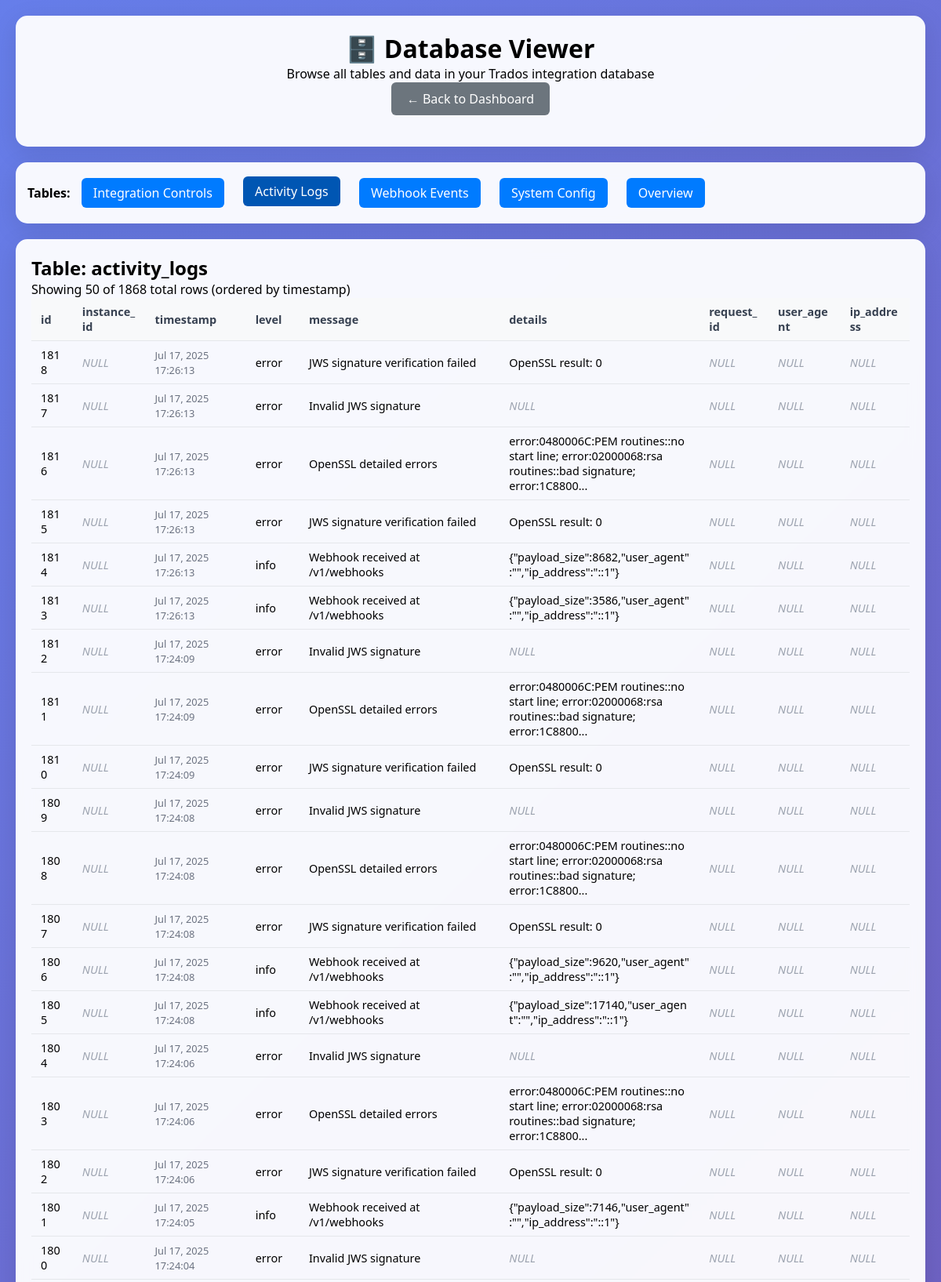
/database-viewer.php?table=activity_logs&page=2 (upper part), run on the app's committed database.
### tables this page shows
CREATE TABLE activity_logs (
            id INTEGER PRIMARY KEY AUTOINCREMENT,
            instance_id TEXT,
            timestamp DATETIME DEFAULT CURRENT_TIMESTAMP,
            level TEXT DEFAULT 'info' CHECK(level IN ('success', 'info', 'warning', 'error')),
            message TEXT NOT NULL,
            details TEXT,
            request_id TEXT,
            user_agent TEXT,
            ip_address TEXT
        );

### database-viewer.php (the view, shortened to what this page needs)
<?php
require_once 'includes/database.php';
$selectedTable = $_GET['table'] ?? null;
$page = max(1, (int)($_GET['page'] ?? 1));
$perPage = 50;
$offset = ($page - 1) * $perPage;
?>
<!DOCTYPE html>
<html lang="en">
<head>
</head>
<body>
    <div class="container">
        <div class="header">
            <h1>🗄️ Database Viewer</h1>
            <p>Browse all tables and data in your Trados integration database</p>
            <a href="index.php" class="back-link">← Back to Dashboard</a>
        </div>
        <div class="nav">
            <strong>Tables:</strong>
            <a href="?table=integration_controls" <?php echo $selectedTable === 'integration_controls' ? 'class="active"' : ''; ?>>
                Integration Controls
            </a>
            <a href="?table=activity_logs" <?php echo $selectedTable === 'activity_logs' ? 'class="active"' : ''; ?>>
                Activity Logs
            </a>
            <a href="?table=webhook_events" <?php echo $selectedTable === 'webhook_events' ? 'class="active"' : ''; ?>>
                Webhook Events
            </a>
            <a href="?table=system_config" <?php echo $selectedTable === 'system_config' ? 'class="active"' : ''; ?>>
                System Config
            </a>
            <a href="?" <?php echo !$selectedTable ? 'class="active"' : ''; ?>>
                Overview
            </a>
        </div>
        <div class="content">
            <?php if (!$selectedTable): ?>
                <h2>Database Overview</h2>
                <?php
                $tables = ['integration_controls', 'activity_logs', 'webhook_events', 'system_config'];
                $stats = [];
                foreach ($tables as $table) {
                    try {
                        $stmt = $pdo->query("SELECT COUNT(*) as count FROM `$table`");
                        $stats[$table] = $stmt->fetch()['count'];
                    } catch (PDOException $e) {
                        $stats[$table] = 'Error';
                        echo "<div class='error'>Error getting count for table '$table': " . htmlspecialchars($e->getMessage()) . "</div>";
                    }
                }
                try {
                    $stmt = $pdo->query("SELECT sqlite_version() as version");
                    $version = 'SQLite ' . $stmt->fetch()['version'];
                    $database_file = __DIR__ . '/data/trados.db';
                    $size_mb = file_exists($database_file) ? round(filesize($database_file) / 1024 / 1024, 2) : 0;
                } catch (Exception $e) {
                    $version = 'Unknown';
                    $size_mb = 0;
                    echo "<div class='error'>Error getting database info: " . htmlspecialchars($e->getMessage()) . "</div>";
                }
                ?>
                <div class="stats">
                    <div class="stat-card">
                        <div class="stat-number"><?php echo $stats['integration_controls']; ?></div>
                        <div>Integration Controls</div>
                    </div>
                    <div class="stat-card">
                        <div class="stat-number"><?php echo $stats['activity_logs']; ?></div>
                        <div>Activity Logs</div>
                    </div>
                    <div class="stat-card">
                        <div class="stat-number"><?php echo $stats['webhook_events']; ?></div>
                        <div>Webhook Events</div>
                    </div>
                    <div class="stat-card">
                        <div class="stat-number"><?php echo $stats['system_config']; ?></div>
                        <div>Config Settings</div>
                    </div>
                </div>
                <h3>Database Information</h3>
                <table>
                    <tr><td><strong>Version:</strong></td><td><?php echo htmlspecialchars($version); ?></td></tr>
                    <tr><td><strong>Size:</strong></td><td><?php echo $size_mb; ?> MB</td></tr>
                    <tr><td><strong>Location:</strong></td><td><?php echo htmlspecialchars(realpath(__DIR__ . '/data/trados.db') ?: 'File not found'); ?></td></tr>
                </table>
            <?php else: ?>
                <?php
                try {
                    $countStmt = $pdo->prepare("SELECT COUNT(*) as total FROM `$selectedTable`");
                    $countStmt->execute();
                    $totalRows = $countStmt->fetch()['total'];
                    $structStmt = $pdo->query("PRAGMA table_info(`$selectedTable`)");
                    $columns = $structStmt->fetchAll(PDO::FETCH_ASSOC);
                    $columnNames = array_column($columns, 'name');
                    $orderBy = 'rowid';
                    if (in_array('timestamp', $columnNames)) {
                        $orderBy = 'timestamp';
                    } elseif (in_array('created_at', $columnNames)) {
                        $orderBy = 'created_at';
                    } elseif (in_array('id', $columnNames)) {
                        $orderBy = 'id';
                    }
                    $stmt = $pdo->prepare("SELECT * FROM `$selectedTable` ORDER BY `$orderBy` DESC LIMIT ? OFFSET ?");
                    $stmt->bindValue(1, $perPage, PDO::PARAM_INT);
                    $stmt->bindValue(2, $offset, PDO::PARAM_INT);
                    $stmt->execute();
                    $rows = $stmt->fetchAll(PDO::FETCH_ASSOC);
                    if (empty($rows)) {
                        echo "<p>No data found in table: <strong>" . htmlspecialchars($selectedTable) . "</strong></p>";
                    } else {
                        echo "<h2>Table: " . htmlspecialchars($selectedTable) . "</h2>";
                        echo "<p>Showing " . count($rows) . " of $totalRows total rows (ordered by $orderBy)</p>";
                        $tableColumns = array_keys($rows[0]);
                        echo "<table>";
                        echo "<thead><tr>";
                        foreach ($tableColumns as $column) {
                            echo "<th>" . htmlspecialchars($column) . "</th>";
                        }
                        echo "</tr></thead>";
                        echo "<tbody>";
                        foreach ($rows as $row) {
                            echo "<tr>";
                            foreach ($tableColumns as $column) {
                                $value = $row[$column];
                                echo "<td>";
                                if ($value === null) {
                                    echo "<em style='color: #9ca3af;'>NULL</em>";
                                } elseif ($column === 'status') {
                                    echo "<span class='status-badge status-$value'>" . ucfirst(htmlspecialchars($value)) . "</span>";
                                } elseif (in_array($column, ['timestamp', 'created_at', 'last_activity', 'updated_at']) && $value) {
                                    echo "<span class='timestamp'>" . date('M j, Y H:i:s', strtotime($value)) . "</span>";
                                } elseif (in_array($column, ['client_secret']) && $value) {
                                    echo "<code>" . substr($value, 0, 10) . "..." . substr($value, -4) . "</code>";
                                } elseif (strlen($value) > 100) {
                                    echo "<span title='" . htmlspecialchars($value) . "'>" .
                                         htmlspecialchars(substr($value, 0, 100)) . "...</span>";
                                } else {
                                    echo htmlspecialchars($value);
                                }
                                echo "</td>";
                            }
                            echo "</tr>";
                        }
                        echo "</tbody></table>";
                    }
                } catch (PDOException $e) {
                    echo "<div class='error'>Database error: " . htmlspecialchars($e->getMessage()) . "</div>";
                } catch (Exception $e) {
                    echo "<div class='error'>Error: " . htmlspecialchars($e->getMessage()) . "</div>";
                }
                ?>
            <?php endif; ?>
        </div>
    </div>
</body>
</html>

### database-viewer.php (style rules this page uses)
* { margin: 0; padding: 0; box-sizing: border-box; }
body { font-family: 'Segoe UI', Tahoma, Geneva, Verdana, sans-serif; background: linear-gradient(135deg, #667eea 0%, #764ba2 100%); min-height: 100vh; padding: 20px; }
.container { max-width: 1400px; margin: 0 auto; }
.header { background: rgba(255, 255, 255, 0.95); backdrop-filter: blur(10px); border-radius: 15px; padding: 20px; margin-bottom: 20px; box-shadow: 0 8px 32px rgba(0, 0, 0, 0.1); text-align: center; }
.nav { background: rgba(255, 255, 255, 0.95); backdrop-filter: blur(10px); border-radius: 15px; padding: 15px; margin-bottom: 20px; box-shadow: 0 8px 32px rgba(0, 0, 0, 0.1); }
.nav a { display: inline-block; margin: 5px 10px; padding: 8px 15px; background: #007bff; color: white; text-decoration: none; border-radius: 6px; transition: all 0.2s ease; }
.nav a:hover, .nav a.active { background: #0056b3; transform: translateY(-2px); }
.content { background: rgba(255, 255, 255, 0.95); backdrop-filter: blur(10px); border-radius: 15px; padding: 20px; box-shadow: 0 8px 32px rgba(0, 0, 0, 0.1); overflow-x: auto; }
table { width: 100%; border-collapse: collapse; font-size: 0.9rem; }
th, td { text-align: left; padding: 8px 12px; border-bottom: 1px solid #e5e7eb; word-break: break-word; max-width: 300px; }
th { background: #f8f9fa; font-weight: 600; color: #374151; position: sticky; top: 0; }
.timestamp { font-size: 0.8rem; color: #6b7280; }
.back-link { display: inline-block; margin-bottom: 20px; padding: 10px 20px; background: #6c757d; color: white; text-decoration: none; border-radius: 6px; }

### data on the page
activity_logs: id "1818", timestamp "Jul 17, 2025 17:26:13", level "error", message "JWS signature verification failed", details "OpenSSL result: 0"
activity_logs: id "1817", timestamp "Jul 17, 2025 17:26:13", level "error", message "Invalid JWS signature"
activity_logs: id "1816", timestamp "Jul 17, 2025 17:26:13", level "error", message "OpenSSL detailed errors", details "error:0480006C:PEM routines::no start line; error:02000068:rsa routines::bad signature; error:1C8800"
activity_logs: id "1815", timestamp "Jul 17, 2025 17:26:13", level "error", message "JWS signature verification failed", details "OpenSSL result: 0"
activity_logs: id "1814", timestamp "Jul 17, 2025 17:26:13", level "info", message "Webhook received at /v1/webhooks", details "{\"payload_size\":8682,\"user_agent\":\"\",\"ip_address\":\"::1\"}"
activity_logs: id "1813", timestamp "Jul 17, 2025 17:26:13", level "info", message "Webhook received at /v1/webhooks", details "{\"payload_size\":3586,\"user_agent\":\"\",\"ip_address\":\"::1\"}"
activity_logs: id "1812", timestamp "Jul 17, 2025 17:24:09", level "error", message "Invalid JWS signature"
activity_logs: id "1811", timestamp "Jul 17, 2025 17:24:09", level "error", message "OpenSSL detailed errors", details "error:0480006C:PEM routines::no start line; error:02000068:rsa routines::bad signature; error:1C8800"
activity_logs: id "1810", timestamp "Jul 17, 2025 17:24:09", level "error", message "JWS signature verification failed", details "OpenSSL result: 0"
activity_logs: id "1809", timestamp "Jul 17, 2025 17:24:08", level "error", message "Invalid JWS signature"
activity_logs: id "1808", timestamp "Jul 17, 2025 17:24:08", level "error", message "OpenSSL detailed errors", details "error:0480006C:PEM routines::no start line; error:02000068:rsa routines::bad signature; error:1C8800"
activity_logs: id "1807", timestamp "Jul 17, 2025 17:24:08", level "error", message "JWS signature verification failed", details "OpenSSL result: 0"
activity_logs: id "1806", timestamp "Jul 17, 2025 17:24:08", level "info", message "Webhook received at /v1/webhooks", details "{\"payload_size\":9620,\"user_agent\":\"\",\"ip_address\":\"::1\"}"
activity_logs: id "1805", timestamp "Jul 17, 2025 17:24:08", level "info", message "Webhook received at /v1/webhooks", details "{\"payload_size\":17140,\"user_agent\":\"\",\"ip_address\":\"::1\"}"
activity_logs: id "1804", timestamp "Jul 17, 2025 17:24:06", level "error", message "Invalid JWS signature"
activity_logs: id "1803", timestamp "Jul 17, 2025 17:24:06", level "error", message "OpenSSL detailed errors", details "error:0480006C:PEM routines::no start line; error:02000068:rsa routines::bad signature; error:1C8800"
activity_logs: id "1802", timestamp "Jul 17, 2025 17:24:06", level "error", message "JWS signature verification failed", details "OpenSSL result: 0"
activity_logs: id "1801", timestamp "Jul 17, 2025 17:24:05", level "info", message "Webhook received at /v1/webhooks", details "{\"payload_size\":7146,\"user_agent\":\"\",\"ip_address\":\"::1\"}"
activity_logs: id "1800", timestamp "Jul 17, 2025 17:24:04", level "error", message "Invalid JWS signature"

### other printed values
$selectedTable "activity_logs"
count($rows) "50"
$totalRows "1868"
$orderBy "timestamp"
$column "id"
$column "instance_id"
$column "timestamp"
$column "level"
$column "message"
$column "details"
$column "request_id"
$column "user_agent"
$column "ip_address"
